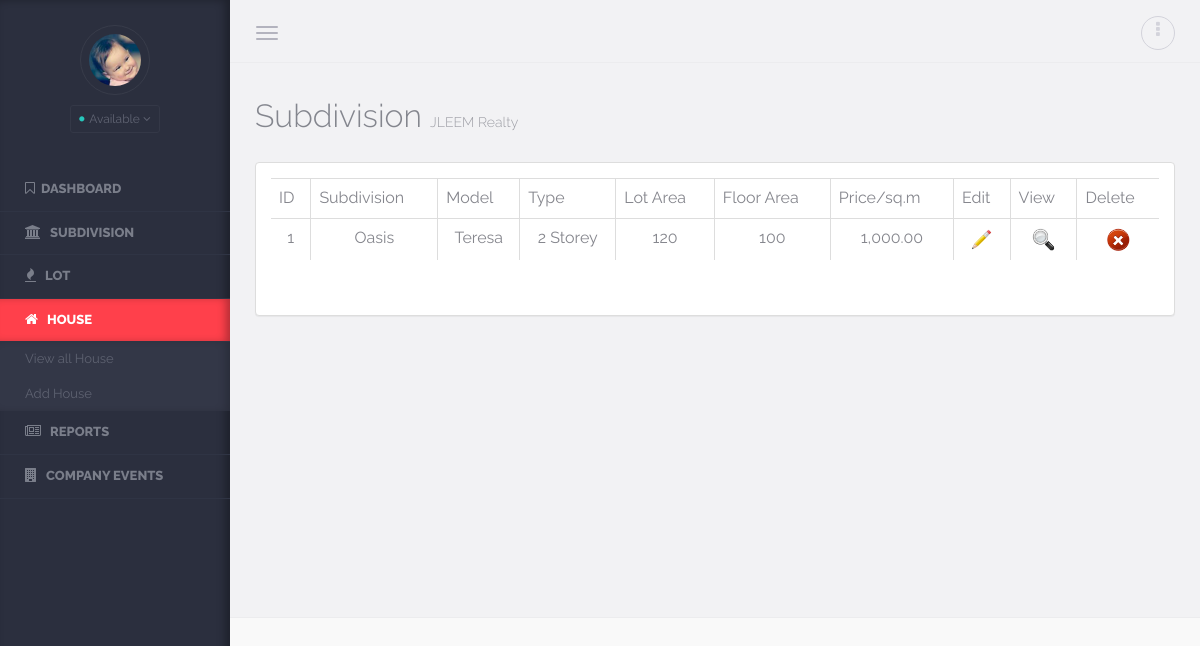
The page /house.php on the database its author committed.
### tables this page shows
CREATE TABLE IF NOT EXISTS `house` (
  `house_id` int(11) NOT NULL AUTO_INCREMENT,
  `subdname` varchar(25) NOT NULL,
  `model` varchar(15) NOT NULL,
  `type` varchar(20) NOT NULL,
  `description` varchar(1000) NOT NULL,
  `lotarea` int(11) NOT NULL,
  `floorarea` int(11) NOT NULL,
  `price` decimal(11,0) NOT NULL,
  `costprice` decimal(11,0) NOT NULL,
  `downpayment` decimal(11,0) NOT NULL,
  `balance` decimal(11,0) NOT NULL,
  `five` decimal(11,0) NOT NULL,
  `seven` decimal(11,0) NOT NULL,
  `ten` decimal(11,0) NOT NULL,
  `houseimg` varchar(1000) NOT NULL,
  PRIMARY KEY (`house_id`)
);

### house.php (the view, shortened to what this page needs)
<html lang="en">
<head>
	<link rel="stylesheet" href="assets/css/bootstrap/bootstrap.css" />
    <link rel="stylesheet" href="assets/css/plugins/calendar/calendar.css" />
    <link rel="stylesheet" href="assets/css/app/app.v1.css" />
</head>
<header>
<aside class="left-panel">
            <div class="user text-center">
                  <img src="assets/images/avtar/user.png" class="img-circle" alt="...">
                  <h4 class="user-name"> <h4><?php echo $_SESSION['fname'];?></h4>
                  <div class="dropdown user-login">
                  <button class="btn btn-xs dropdown-toggle btn-rounded" type="button" data-toggle="dropdown" aria-expanded="true">
                    <i class="fa fa-circle status-icon available"></i> Available <i class="fa fa-angle-down"></i>
                  </button>
                  </div>
            </div>
 <nav class="navigation">
            	<ul class="list-unstyled">
                	<li ><a href="admin_index.php"><i class="fa fa-bookmark-o"></i><span class="nav-label">Dashboard</span></a></li>
                    <li class="has-submenu"><a href="subdivision.php"><i class="fa fa-university"></i> <span class="nav-label">Subdivision</span></a>
                    </li>
                   <li class="has-submenu"><a href="lot.php"><i class="fa fa-fire"></i> <span class="nav-label">Lot</span></a>
                    </li>
                    <li class="active"><a href="house.php"><i class="fa fa-home"></i> <span class="nav-label">House</span></a>
                    	<ul class="list-unstyled">
						<li><a href="house.php">View all House</a></li>
                        	<li><a href="addhouse.php">Add House</a></li>
                        </ul>
                    </li>
                   <li class="has-submenu"><a href="report.php"><i class="fa fa-newspaper-o"></i> <span class="nav-label">Reports</span></a>
                    </li>
                    <li class="has-submenu"><a href="events.php"><i class="fa fa-building"></i> <span class="nav-label">Company Events</span></a>
                    </li>
                </ul>
            </nav>
    </aside>
		<section class="content">
		<header class="top-head container-fluid">
            <button type="button" class="navbar-toggle pull-left">
                <span class="icon-bar"></span>
                <span class="icon-bar"></span>
                <span class="icon-bar"></span>
            </button>
       <ul class="nav-toolbar">
   <li class="dropdown"><a href="#" data-toggle="dropdown"><i class="fa fa-ellipsis-v"></i></a>
                </li>
            </ul>
        </header>
 <div class="warper container-fluid">
  <div class="page-header"><h1>Subdivision <small>JLEEM Realty</small></h1></div>
 		<div class="panel panel-default">
                        <div class="panel-body table-responsive">
  <table class="table table-bordered">
                            <tr>
                              <td >ID</td>
                              <td>Subdivision</td>
                              <td >Model</td>
                              <td >Type</td>
                              <td>Lot Area</td>
                              <td >Floor Area</td>
                              <td >Price/sq.m</td>
                              <td>Edit</td>
                              <td >View</td>
                              <td >Delete</td>
                            </tr>
                            <?php
$result = mysql_query("SELECT * FROM house ORDER BY house_id");
$rows = MYSQL_NUMROWS($result);
If ($rows == 0)
	{
	echo 'No Available House!';
	}
else if ($rows > 0)
	{
	$i=0;
	while ($i<$rows)
		{
			$houseid = MYSQL_RESULT($result,$i,"house_id");
			$subname = MYSQL_RESULT($result,$i,"subdname");
			$model = MYSQL_RESULT($result,$i,"model");
			$type = MYSQL_RESULT($result,$i,"type");
			$floorarea = MYSQL_RESULT($result,$i,"floorarea");
			$price = MYSQL_RESULT($result,$i,"price");
			$lotarea = MYSQL_RESULT($result,$i,"lotarea");
?>
                            <tr>
                              <td align="center"><?php echo $houseid; ?></td>
                              <td align="center"><?php echo $subname; ?></td>
                              <td align="center"><?php echo $model; ?></td>
                              <td align="center"><?php echo $type; ?></td>
                              <td align="center"><?php echo $lotarea; ?></td>
                              <td align="center"><?php echo $floorarea; ?></td>
                              <td align="center"><?php echo number_format($price,2); ?></td>
                              <td align="center"><a href="edithouse.php?houseid= <?php echo $houseid; ?>"><img src="img/edit.png" width="25" height="25" border="0" /></a></td>
                              <td align="center"><a href="viewhouse.php?houseid= <?php echo $houseid; ?>"><img src="img/view.png" alt="q"width="25" height="25" border="0"/></a></td>
                              <td align="center"><a  href="deletehouse.php?houseid= <?php echo $houseid; ?>"><img src="img/cancel.png" onclick="return confirm('Are you sure you want to delete a house no. <?php echo $houseid ?>:<?php echo $model ?>');" width="25" height="25" border="0"/></td>
                            </tr>
                            <?php
$i++;
	}
	}
?>
                          </table>
						<br />
						<br />
</div>
</body>
</html>

### assets/css/app/app.v1.css (style rules this page uses)
body, html { overflow-x:hidden; }
aside.left-panel { background-color:#2b2f3e; width:230px; position:fixed; padding:25px 0px; box-shadow:inset -5px 0px 8px rgba(0,0,0,0.3); height:100%; top:0px; left:0px; }
.user { margin-bottom:35px; }
.user h4.user-name { color:#8e909a; font-size:16px; }
.user img { border:1px solid #383c4a; padding:8px; width:70px; }
.user .user-login { display:inline-block; }
.user .user-login .btn { border:1px solid #343847; background-color:transparent; color:#616574; padding:4px 8px; }
.navigation { margin:20px 0px; }
.navigation > ul > li { position:relative; }
.navigation > ul > li.has-submenu:after { content:"\f105"; font-family: 'FontAwesome'; display:inline-block; position:absolute; color:#7a7e8a; right:15px; transition: all 0.4s; -moz-transition: all 0.4s; -webkit-transition: all 0.4s; -o-transition: all 0.4s; top:10px; visibility:hidden; }
.navigation > ul > li > a { display:block; padding:12px 25px; color:#7a7e8a; text-transform:uppercase; font-size:13px; text-decoration:none; font-weight:800; border-bottom:1px solid #2f3444; transition: all 0.4s; -moz-transition: all 0.4s; -webkit-transition: all 0.4s; -o-transition: all 0.4s; }
.navigation > ul > li:hover > a, .navigation > ul > li.active:hover > a, .navigation > ul > li.active > a { color:#fff; background-color: #ff404b; -webkit-box-shadow: inset -6px 0 8px -2px rgba(0,0,0,0.3); box-shadow: inset -6px 0 8px -2px rgba(0,0,0,0.3); }
.navigation ul li a i { margin-right:6px; font-size:14px; }
.navigation ul li ul { display:none; background-color:#333747; -webkit-box-shadow: inset -6px 0 8px -2px rgba(0,0,0,0.2); box-shadow: inset -6px 0 8px -2px rgba(0,0,0,0.2); }
aside:not(.collapsed) .navigation ul li.active ul { display:block; }
.navigation ul li ul li a { padding:8px 25px; color:#5e6271; text-decoration:none; white-space:nowrap; transition: all 0.2s; -moz-transition: all 0.2s; -webkit-transition: all 0.2s; -o-transition: all 0.2s; font-size:13px; border-left:0px solid #5e6271; text-align:left; display:block; }
header { background-color:#f2f2f4; border-bottom:1px solid #ececee; padding-top:4px; padding-bottom:4px; }
.navbar-toggle { margin:8px 20px 8px 0px; display:block; padding-left:0px; }
.navbar-toggle .icon-bar { background-color:#b3b3be; }
.nav-toolbar { margin:8px 0px; float:right; }
.nav-toolbar > li { padding:0px; display:inline-block; margin-left:5px; position:relative; list-style:none; }
.nav-toolbar > li > a { color:#d3d3db; font-size:18px; border:1px solid #d3d3db; border-radius:50px; height:34px; width:34px; text-align:center; display:block; padding:4px; }
.content { margin-left:230px; }
.content > .container-fluid { padding-left:25px; padding-right:25px; }
.warper { padding-top:20px; padding-bottom:20px; min-height:550px; }
.page-header { margin:0px; border:0px; }
.page-header h1 { color:#84868e; font-weight:300; font-size:32px; margin-top:15px; margin-bottom:20px; }
.page-header * { font-weight:300; }
.page-header * small { font-size:14px; color:#9D9EA5; }
.panel { margin-bottom:30px; }

### rows shown on the page
house: house_id "1", subdname "Oasis", model "Teresa", type "2 Storey", lotarea "120", floorarea "100", price "1,000.00"
